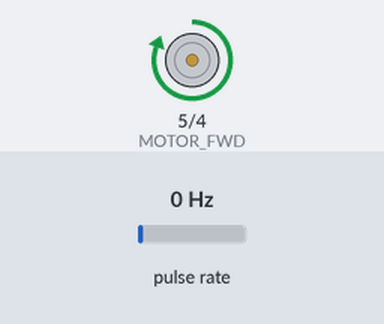
The sketch below on a simulated Arduino Uno, built with avr-gcc and run on an emulated ATmega328P. On the bench: motor-driver pin pairs drawn as motors (green arrow = first pin HIGH = forward, orange = second pin HIGH = backward, longer = more drive). Wiring (inferred from the names in the program): pulse sensor: data pin 2. The test bench sets the inputs (shaded band); at power-on: pulse rate 0 Hz. What the sketch prints to the serial monitor is not drawn.

Above: at 0.2 s.
Timing chart, 0 to 1.7 s (numbered marks = the images above):
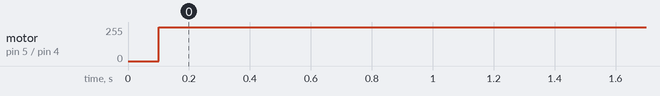

The sketch:

2_PID.ino
```cpp
#define MOTOR_FWD     5
#define MOTOR_REV     4
#define ENCODER_PIN1  2
#define ENCODER_PIN2  3
#define PPR           7
#define GEAR_RATIO  300

volatile int lastEncoded = 0; // Here updated value of encoder store.
volatile long encoderValue = 0; // Raw encoder value
unsigned long lastTime = 0;
unsigned long currentTime = 0;
float u=0;
int motorSpeed = 0;
int ref = 20; // rpm
float Ts = 100;
float error = 0;
float error_integral = 0;

volatile int pulseCount = 0;
float RPM = 0;
float dt = 0;

float Kp = 10;
float Ki = 3;

// ------------------- NEW REFERENCE SEQUENCE -------------------
// Βάλε εδώ τις δικές σου τιμές
int refs[]   = {14, 14, 14};          // r1, r2, r3...
int delays[] = {8000, 6000, 6000};    // delay1, delay2, delay3 (ms)

int numSteps = sizeof(refs) / sizeof(refs[0]);
int currentStep = 0;
unsigned long stepStartTime = 0;
// --------------------------------------------------------------

void setup() {
    Serial.begin(9600);

    pinMode(MOTOR_FWD, OUTPUT);
    pinMode(MOTOR_REV, OUTPUT);
    pinMode(ENCODER_PIN1, INPUT_PULLUP);

    attachInterrupt(digitalPinToInterrupt(ENCODER_PIN1), countPulse, RISING);

    lastTime = millis();
    stepStartTime = millis();   // ξεκινάει το πρώτο ref
}

void loop() {

    // ------------------- ΕΦΑΡΜΟΓΗ ΑΚΟΛΟΥΘΙΑΣ REF -------------------
    // for step
    unsigned long now = millis();
    if (now - stepStartTime >= delays[currentStep]) {
        currentStep++;
        if (currentStep >= numSteps) {
            currentStep = 0;  // loop sequence
        }

        ref = refs[currentStep];  // step
        stepStartTime = now;
    }

    // for sin
    // t = millis() * 0.001;  // seconds
    // ref = 16 + 3*sin(0.4*t);

    // --------------------------------------------------------------

    currentTime = millis();
    float dt = currentTime - lastTime;

    if (dt >= Ts) {
        dt = dt/1000.0;

        // System measurement

        error = (ref - RPM);
        error_integral += error * dt;
        u = 200 + Kp * error + Ki * error_integral;

        if (u>255) u = 255;
        else if (u<-255) u = -255;

        if (u >= 0 && u <= 255) {
            motorSpeed = u;
            analogWrite(MOTOR_FWD, motorSpeed);
            analogWrite(MOTOR_REV, 0);
        }
        else if (u < 0 && u >= -255) {
            motorSpeed = -u;
            analogWrite(MOTOR_REV, motorSpeed);
            analogWrite(MOTOR_FWD, 0);
        }

        detachInterrupt(digitalPinToInterrupt(ENCODER_PIN1));

        // RPM calculation
        RPM = (pulseCount / ((float)PPR * GEAR_RATIO)) * 60.0 / (Ts/1000);

        pulseCount = 0;
        lastTime = currentTime;

        attachInterrupt(digitalPinToInterrupt(ENCODER_PIN1), countPulse, RISING);

        // ------------------- SERIAL OUTPUT για Python -------------------
        Serial.print(RPM);
        Serial.print(",");
        Serial.println(ref);

    }
}

void countPulse() {
    pulseCount++;
}
```

Measured:
- by itself, motor on pin 5 (MOTOR_FWD) / pin 4 (MOTOR_REV): stopped → forward 255/255 at 0.10 s
